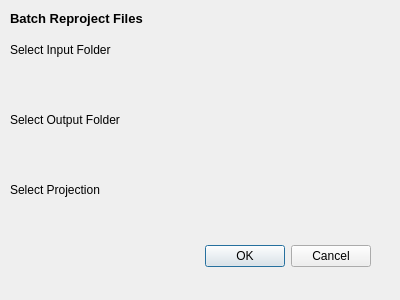
<?xml version="1.0" encoding="UTF-8"?>
<ui version="4.0">
 <class>BatchReprojectDialogBase</class>
 <widget class="QDialog" name="BatchReprojectDialogBase">
  <property name="geometry">
   <rect>
    <x>0</x>
    <y>0</y>
    <width>400</width>
    <height>300</height>
   </rect>
  </property>
  <property name="windowTitle">
   <string>Batch Reproject</string>
  </property>
  <widget class="QDialogButtonBox" name="button_box">
   <property name="geometry">
    <rect>
     <x>30</x>
     <y>240</y>
     <width>341</width>
     <height>32</height>
    </rect>
   </property>
   <property name="orientation">
    <enum>Qt::Horizontal</enum>
   </property>
   <property name="standardButtons">
    <set>QDialogButtonBox::Cancel|QDialogButtonBox::Ok</set>
   </property>
  </widget>
  <widget class="QLabel" name="label_2">
   <property name="geometry">
    <rect>
     <x>10</x>
     <y>10</y>
     <width>382</width>
     <height>16</height>
    </rect>
   </property>
   <property name="font">
    <font>
     <pointsize>10</pointsize>
     <weight>75</weight>
     <bold>true</bold>
    </font>
   </property>
   <property name="text">
    <string>Batch Reproject Files</string>
   </property>
  </widget>
  <widget class="QLabel" name="label">
   <property name="geometry">
    <rect>
     <x>10</x>
     <y>40</y>
     <width>382</width>
     <height>19</height>
    </rect>
   </property>
   <property name="toolTip">
    <string>Select the folder in which to create the output folder.</string>
   </property>
   <property name="text">
    <string>Select Input Folder</string>
   </property>
  </widget>
  <widget class="QgsFileWidget" name="input_folder">
   <property name="geometry">
    <rect>
     <x>10</x>
     <y>60</y>
     <width>382</width>
     <height>25</height>
    </rect>
   </property>
   <property name="cursor">
    <cursorShape>ArrowCursor</cursorShape>
   </property>
   <property name="storageMode">
    <enum>QgsFileWidget::GetDirectory</enum>
   </property>
  </widget>
  <widget class="QgsFileWidget" name="output_folder">
   <property name="geometry">
    <rect>
     <x>10</x>
     <y>130</y>
     <width>382</width>
     <height>25</height>
    </rect>
   </property>
   <property name="cursor">
    <cursorShape>ArrowCursor</cursorShape>
   </property>
   <property name="storageMode">
    <enum>QgsFileWidget::GetDirectory</enum>
   </property>
  </widget>
  <widget class="QLabel" name="label_3">
   <property name="geometry">
    <rect>
     <x>10</x>
     <y>110</y>
     <width>382</width>
     <height>19</height>
    </rect>
   </property>
   <property name="toolTip">
    <string>Select the folder in which to create the output folder.</string>
   </property>
   <property name="text">
    <string>Select Output Folder</string>
   </property>
  </widget>
  <widget class="QLabel" name="label_4">
   <property name="geometry">
    <rect>
     <x>10</x>
     <y>180</y>
     <width>382</width>
     <height>19</height>
    </rect>
   </property>
   <property name="toolTip">
    <string>Select the CRS you want the shape fiels to be in.</string>
   </property>
   <property name="text">
    <string>Select Projection</string>
   </property>
  </widget>
  <widget class="QgsProjectionSelectionWidget" name="projection_input">
   <property name="geometry">
    <rect>
     <x>10</x>
     <y>200</y>
     <width>382</width>
     <height>25</height>
    </rect>
   </property>
  </widget>
 </widget>
 <customwidgets>
  <customwidget>
   <class>QgsFileWidget</class>
   <extends>QWidget</extends>
   <header>qgsfilewidget.h</header>
  </customwidget>
  <customwidget>
   <class>QgsProjectionSelectionWidget</class>
   <extends>QWidget</extends>
   <header>qgsprojectionselectionwidget.h</header>
  </customwidget>
 </customwidgets>
 <resources/>
 <connections>
  <connection>
   <sender>button_box</sender>
   <signal>accepted()</signal>
   <receiver>BatchReprojectDialogBase</receiver>
   <slot>accept()</slot>
   <hints>
    <hint type="sourcelabel">
     <x>20</x>
     <y>20</y>
    </hint>
    <hint type="destinationlabel">
     <x>20</x>
     <y>20</y>
    </hint>
   </hints>
  </connection>
  <connection>
   <sender>button_box</sender>
   <signal>rejected()</signal>
   <receiver>BatchReprojectDialogBase</receiver>
   <slot>reject()</slot>
   <hints>
    <hint type="sourcelabel">
     <x>20</x>
     <y>20</y>
    </hint>
    <hint type="destinationlabel">
     <x>20</x>
     <y>20</y>
    </hint>
   </hints>
  </connection>
 </connections>
</ui>
